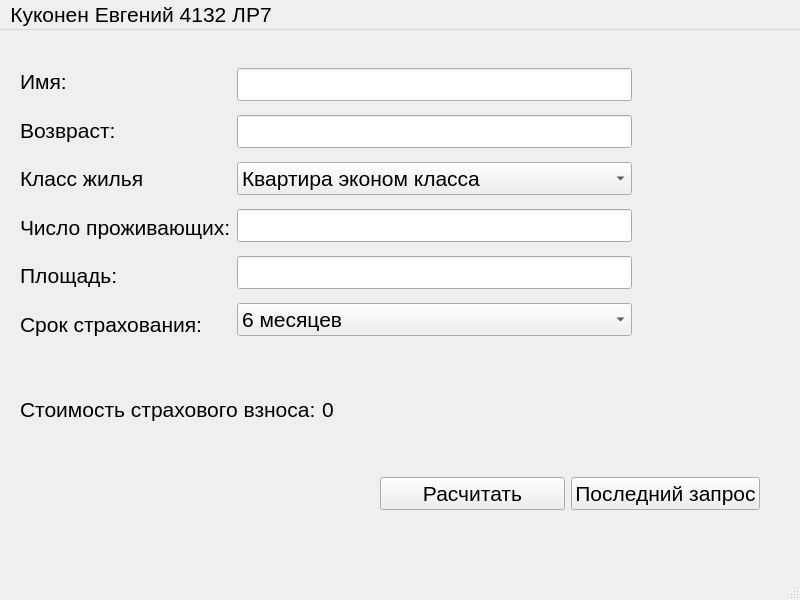
<?xml version="1.0" encoding="UTF-8"?>
<ui version="4.0">
 <class>MainWindow</class>
 <widget class="QMainWindow" name="MainWindow">
  <property name="geometry">
   <rect>
    <x>0</x>
    <y>0</y>
    <width>800</width>
    <height>600</height>
   </rect>
  </property>
  <property name="font">
   <font>
    <pointsize>16</pointsize>
   </font>
  </property>
  <property name="windowTitle">
   <string>MainWindow</string>
  </property>
  <widget class="QWidget" name="centralwidget">
   <widget class="QWidget" name="layoutWidget">
    <property name="geometry">
     <rect>
      <x>20</x>
      <y>30</y>
      <width>612</width>
      <height>285</height>
     </rect>
    </property>
    <layout class="QHBoxLayout" name="horizontalLayout">
     <item>
      <layout class="QVBoxLayout" name="verticalLayout">
       <item>
        <widget class="QLabel" name="label">
         <property name="text">
          <string>Имя:</string>
         </property>
        </widget>
       </item>
       <item>
        <widget class="QLabel" name="label_2">
         <property name="text">
          <string>Возвраст:</string>
         </property>
        </widget>
       </item>
       <item>
        <widget class="QLabel" name="label_3">
         <property name="text">
          <string>Класс жилья</string>
         </property>
        </widget>
       </item>
       <item>
        <widget class="QLabel" name="label_4">
         <property name="text">
          <string>Число проживающих:</string>
         </property>
        </widget>
       </item>
       <item>
        <widget class="QLabel" name="label_5">
         <property name="text">
          <string>Площадь:</string>
         </property>
        </widget>
       </item>
       <item>
        <widget class="QLabel" name="label_6">
         <property name="text">
          <string>Срок страхования:</string>
         </property>
        </widget>
       </item>
      </layout>
     </item>
     <item>
      <layout class="QVBoxLayout" name="verticalLayout_2">
       <item>
        <widget class="QLineEdit" name="owner">
         <property name="text">
          <string/>
         </property>
        </widget>
       </item>
       <item>
        <widget class="QLineEdit" name="age">
         <property name="text">
          <string/>
         </property>
        </widget>
       </item>
       <item>
        <widget class="QComboBox" name="estateType">
         <item>
          <property name="text">
           <string>Квартира эконом класса</string>
          </property>
         </item>
         <item>
          <property name="text">
           <string>Элитная квартира </string>
          </property>
         </item>
         <item>
          <property name="text">
           <string>Таун-хаус</string>
          </property>
         </item>
         <item>
          <property name="text">
           <string>Коттедж</string>
          </property>
         </item>
        </widget>
       </item>
       <item>
        <widget class="QLineEdit" name="residents">
         <property name="text">
          <string/>
         </property>
        </widget>
       </item>
       <item>
        <widget class="QLineEdit" name="area">
         <property name="text">
          <string/>
         </property>
        </widget>
       </item>
       <item>
        <widget class="QComboBox" name="period">
         <item>
          <property name="text">
           <string>6 месяцев</string>
          </property>
         </item>
         <item>
          <property name="text">
           <string>1 год</string>
          </property>
         </item>
         <item>
          <property name="text">
           <string>18 месяцев</string>
          </property>
         </item>
        </widget>
       </item>
      </layout>
     </item>
    </layout>
   </widget>
   <widget class="QWidget" name="layoutWidget">
    <property name="geometry">
     <rect>
      <x>380</x>
      <y>440</y>
      <width>380</width>
      <height>47</height>
     </rect>
    </property>
    <layout class="QHBoxLayout" name="horizontalLayout_2">
     <item>
      <widget class="QPushButton" name="btnCalc">
       <property name="text">
        <string>Расчитать</string>
       </property>
      </widget>
     </item>
     <item>
      <widget class="QPushButton" name="btnUndo">
       <property name="text">
        <string>Последний запрос</string>
       </property>
      </widget>
     </item>
    </layout>
   </widget>
   <widget class="QWidget" name="layoutWidget">
    <property name="geometry">
     <rect>
      <x>20</x>
      <y>360</y>
      <width>397</width>
      <height>38</height>
     </rect>
    </property>
    <layout class="QHBoxLayout" name="horizontalLayout_3">
     <item>
      <widget class="QLabel" name="label_7">
       <property name="text">
        <string>Стоимость страхового взноса:</string>
       </property>
      </widget>
     </item>
     <item>
      <widget class="QLabel" name="cost">
       <property name="text">
        <string>0</string>
       </property>
      </widget>
     </item>
    </layout>
   </widget>
  </widget>
  <widget class="QMenuBar" name="menubar">
   <property name="geometry">
    <rect>
     <x>0</x>
     <y>0</y>
     <width>800</width>
     <height>42</height>
    </rect>
   </property>
   <widget class="QMenu" name="menu_4132">
    <property name="title">
     <string>Куконен Евгений 4132 ЛР7</string>
    </property>
   </widget>
   <addaction name="menu_4132"/>
  </widget>
  <widget class="QStatusBar" name="statusbar"/>
  <action name="action_4132_7">
   <property name="text">
    <string>Куконен Евгений 4132 ЛР7</string>
   </property>
  </action>
 </widget>
 <resources/>
 <connections/>
</ui>
